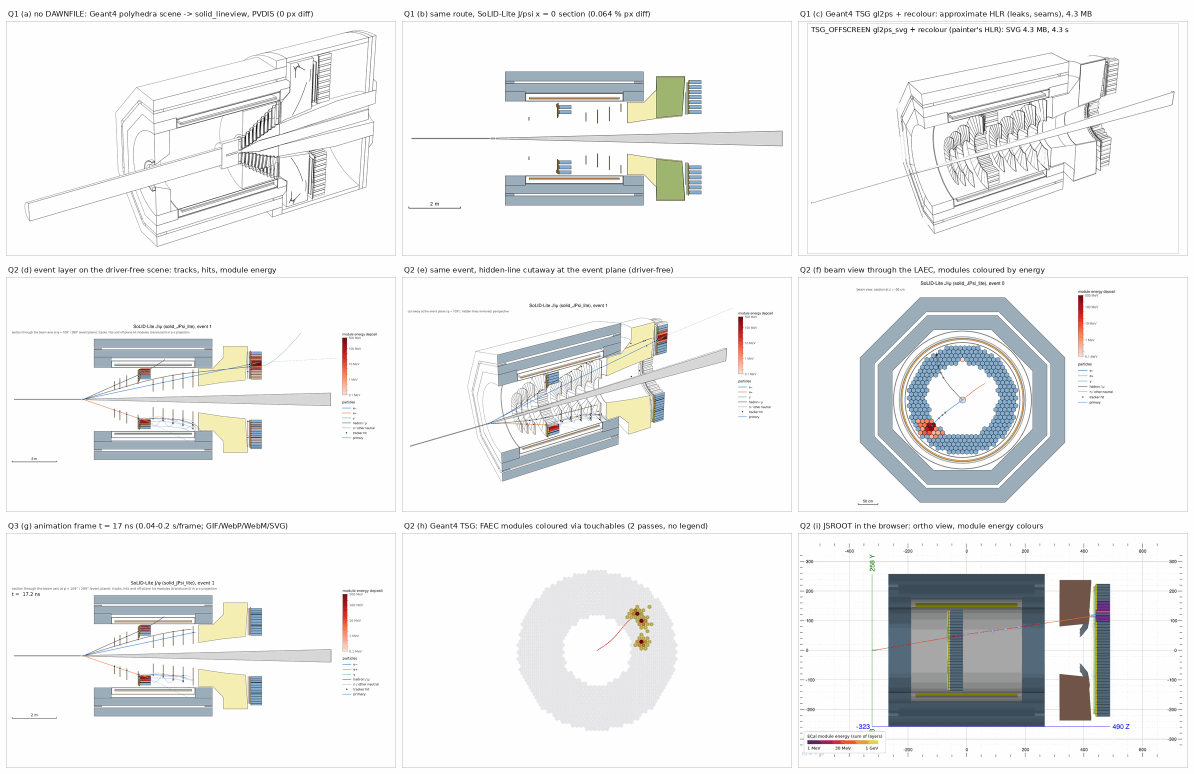
#> input picture prototypes/vis_study/images/feasibility_overview_v2.png, 2388 x 1548 px (shown at 1/2 size)
$ python encode.py ../../images out.png
#> lines starting #> are read from the running program, lines starting #| are printed output that depends on the picture
#!/usr/bin/env python3
"""Encode a directory of PNG frames (f0000.png ...) into GIF / WebP (Pillow) and MP4 / WebM (GStreamer).

usage: encode.py FRAMEDIR OUTBASE [--fps 12] [--hold 2.0] [--formats gif,webp,mp4,webm]
ffmpeg and imageio are not available (host or eic_xl 26.10); GStreamer 1.20 on the host has vp8/vp9 encoders
and an MP4 muxer, but no H.264 encoder.
"""
import argparse
import glob
import os
import shutil
import subprocess
import tempfile
import time

from PIL import Image

ap = argparse.ArgumentParser()
ap.add_argument("framedir")
ap.add_argument("outbase")
ap.add_argument("--fps", type=float, default=12)
ap.add_argument("--hold", type=float, default=2.0, help="seconds to hold the last frame")
ap.add_argument("--formats", default="gif,webp,mp4,webm")
ap.add_argument("--gif-colors", type=int, default=256)
ap.add_argument("--gif-scale", type=float, default=1.0)
ap.add_argument("--webp-lossless", action="store_true")
a = ap.parse_args()

files = sorted(glob.glob(os.path.join(a.framedir, "f*.png")))
dt = 1000.0 / a.fps
durs = [int(round(dt))] * len(files)
durs[-1] += int(a.hold * 1000)
res = {}

if "gif" in a.formats:
    t0 = time.perf_counter()
    import numpy as np
    # one global palette (no flicker): the most frequent exact colours of every 8th frame + the last frames.
    # The drawings are flat fills + anti-aliased lines, so the frequent colours are the fills, the line
    # colours and the main anti-aliasing shades; the rest map to the nearest entry.
    sample = sorted(set(files[::8] + files[-3:]))
    px = np.concatenate([np.asarray(Image.open(f).convert("RGB")).reshape(-1, 3) for f in sample])
    key = (px[:, 0].astype(np.int64) << 16) | (px[:, 1].astype(np.int64) << 8) | px[:, 2]
    u, c = np.unique(key, return_counts=True)
#> u = 256 values from 328965 to 16711422; c = 256 values, max 3045443 at index 255, min 1 at index 15, mean 14439.9
    # reserved entries: the particle colours and their blends with white (thin anti-aliased lines are rare
    # colours and would otherwise snap to a wrong hue)
    keyc = []
    for h in ("#2a78d6", "#eb6834", "#1baf7a", "#52514e", "#898781", "#0b0b0b"):
        rgb = np.array([int(h[i:i + 2], 16) for i in (1, 3, 5)])
        for w in (0.0, 0.35, 0.6, 0.8):
            keyc.append(np.round(rgb * (1 - w) + 255 * w).astype(np.int64))
    # the energy colour ramp (ColorBrewer Reds steps 1..8 as in evdisp.energy_color), 40 levels
    reds = np.array([[int(h[i:i + 2], 16) for i in (1, 3, 5)] for h in
                     ("#fff5f0", "#fee0d2", "#fcbba1", "#fc9272", "#fb6a4a", "#ef3b2c", "#cb181d", "#a50f15",
                      "#67000d")], float)
    for uu in np.linspace(0, 1, 40):
        x = 1 + uu * (len(reds) - 2)
        i = min(int(x), len(reds) - 2)
        keyc.append(np.round(reds[i] * (1 - (x - i)) + reds[i + 1] * (x - i)).astype(np.int64))
    keyc = np.unique(np.array(keyc), axis=0)
    kk = (keyc[:, 0] << 16) | (keyc[:, 1] << 8) | keyc[:, 2]
    order = u[np.argsort(-c, kind="stable")]
#> order = 256 values, max 16711422 at index 0, min 328965 at index 82, mean 10014674.6
    order = order[~np.isin(order, kk)]
    top = np.concatenate([kk, order[:min(a.gif_colors, 255) - len(kk)]])     # index 255: transparent
#> top = 255 values, max 16711422 at index 64, min 328965 at index 146, mean 10874456.5
    pal_rgb = np.stack([(top >> 16) & 255, (top >> 8) & 255, top & 255], 1).astype(np.uint8)
#> pal_rgb = 255 rows, first 8: [11, 11, 11], [27, 175, 122], [42, 120, 214], [82, 81, 78], [96, 96, 96], [103, 0, 13], [107, 203, 169], [114, 3, 14]
    flat = list(pal_rgb.reshape(-1)) + [0] * (3 * (256 - len(pal_rgb)))
#> flat = 768 values, max 254 at index 186, min 0 at index 16, mean 142.6
    P = pal_rgb.astype(np.int64)
#> P has the same summary as pal_rgb
    ims = []
    prev = None
    for f in files:          # exact nearest-palette mapping (Pillow's quantize uses a coarse colour cache)
        im = Image.open(f).convert("RGB")
#> im is the input picture: PIL image 2388x1548 RGB; mean R, G, B 237.9, 238.6, 238.6
        if a.gif_scale != 1.0:
            im = im.resize((int(im.width * a.gif_scale), int(im.height * a.gif_scale)), Image.LANCZOS)
        arr = np.asarray(im).reshape(-1, 3).astype(np.int64)
        k = (arr[:, 0] << 16) | (arr[:, 1] << 8) | arr[:, 2]
        uk, inv = np.unique(k, return_inverse=True)
#> uk = 256 values from 328965 to 16711422
        uc = np.stack([(uk >> 16) & 255, (uk >> 8) & 255, uk & 255], 1)
#> uc = 256 rows, first 8: [5, 5, 5], [22, 22, 22], [28, 35, 41], [31, 31, 254], [35, 46, 133], [36, 44, 52], [36, 48, 134], [36, 142, 35]
        d = ((uc[:, None, :] - P[None, :, :]) ** 2).sum(2)
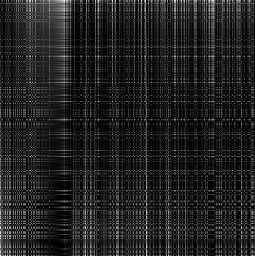
#> d: shape (256, 255) int64; min 0, max 186003, mean 24953.6; drawn with min black and max white
        idx = d.argmin(1).astype(np.uint8)[inv.ravel()].reshape(im.height, im.width)
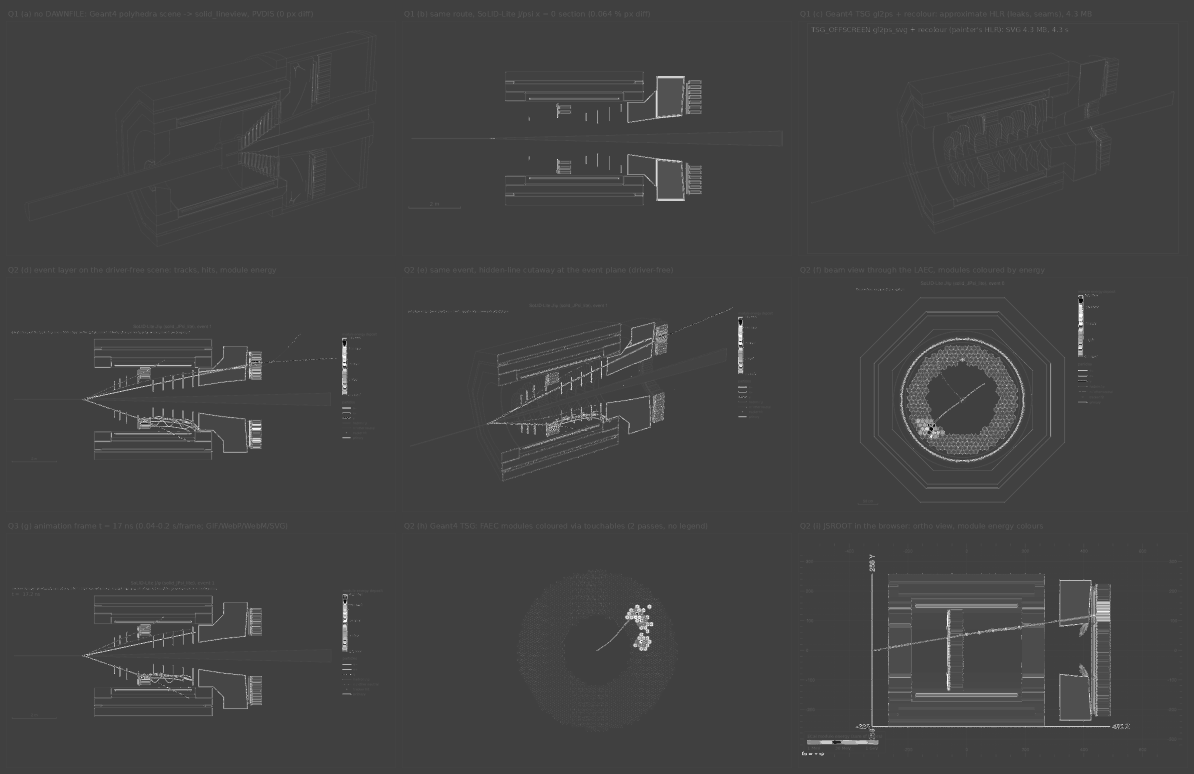
#> idx: shape (1548, 2388) (shown at 1/2 size); min 2, max 254, mean 66.8
        out = idx.copy()
        if prev is not None:             # unchanged pixels -> transparent: LZW packs the static scene away
            out[idx == prev] = 255
        prev = idx
        pim = Image.fromarray(out, mode="P")
#> pim: PIL image 2388x1548 P; every value is 0
        pim.putpalette(flat)
        ims.append(pim)
    p = a.outbase + ".gif"
    ims[0].save(p, save_all=True, append_images=ims[1:], duration=durs, loop=0, optimize=False, disposal=1,
                transparency=255)
    res["gif"] = (p, time.perf_counter() - t0)

if "webp" in a.formats:
    t0 = time.perf_counter()
    ims = [Image.open(f).convert("RGB") for f in files]
#> ims = 1 item
    p = a.outbase + ".webp"
    ims[0].save(p, save_all=True, append_images=ims[1:], duration=durs, loop=0, quality=90, method=4,
                lossless=a.webp_lossless)
    res["webp"] = (p, time.perf_counter() - t0)


def gst(muxer, ext, enc):
    # hold the last frame: duplicate it in a temp copy of the sequence
    t0 = time.perf_counter()
    tmp = tempfile.mkdtemp(prefix="seq_", dir=os.path.dirname(os.path.abspath(a.outbase)))
    n = len(files)
    extra = int(round(a.hold * a.fps))
    for i in range(n + extra):
        os.symlink(os.path.abspath(files[min(i, n - 1)]), os.path.join(tmp, "f%04d.png" % i))
    p = a.outbase + ext
    fr = "%d/1" % int(a.fps)
    cmd = ["gst-launch-1.0", "-q", "multifilesrc", "location=%s/f%%04d.png" % tmp, "index=0",
           "caps=image/png,framerate=%s" % fr, "!", "pngdec", "!", "videoconvert", "!",
           "video/x-raw,format=I420", "!"] + enc + ["!", muxer, "!", "filesink", "location=%s" % p]
    r = subprocess.run(cmd, capture_output=True, text=True)
    shutil.rmtree(tmp)
    if r.returncode != 0 or not os.path.exists(p) or os.path.getsize(p) == 0:
        print("gstreamer %s failed: %s" % (ext, (r.stderr or r.stdout)[-400:]))
        return None
    return p, time.perf_counter() - t0


VP9 = ["vp9enc", "deadline=0", "cpu-used=4", "end-usage=cq", "cq-level=30", "threads=2",
       "keyframe-max-dist=60"]
if "mp4" in a.formats:
    # MP4 needs H.264 / H.265 / AV1 / MPEG-4 part 2 (mp4mux 1.20 does not take VP8/VP9); try what may exist
    MP4_ENCODERS = [("x264enc", ["x264enc", "speed-preset=medium", "tune=animation", "pass=quant", "quantizer=20"]),
                    ("openh264enc", ["openh264enc", "bitrate=4000000"]),
                    ("avenc_h264_omx", ["avenc_h264_omx"]),
                    ("avenc_mpeg4", ["avenc_mpeg4", "bitrate=4000000"]),
                    ("svtav1enc", ["svtav1enc"]), ("rav1enc", ["rav1enc"]), ("av1enc", ["av1enc"])]
    found = [(n, e) for n, e in MP4_ENCODERS
#> (the run stopped early here; a loop or call above may not have finished)
